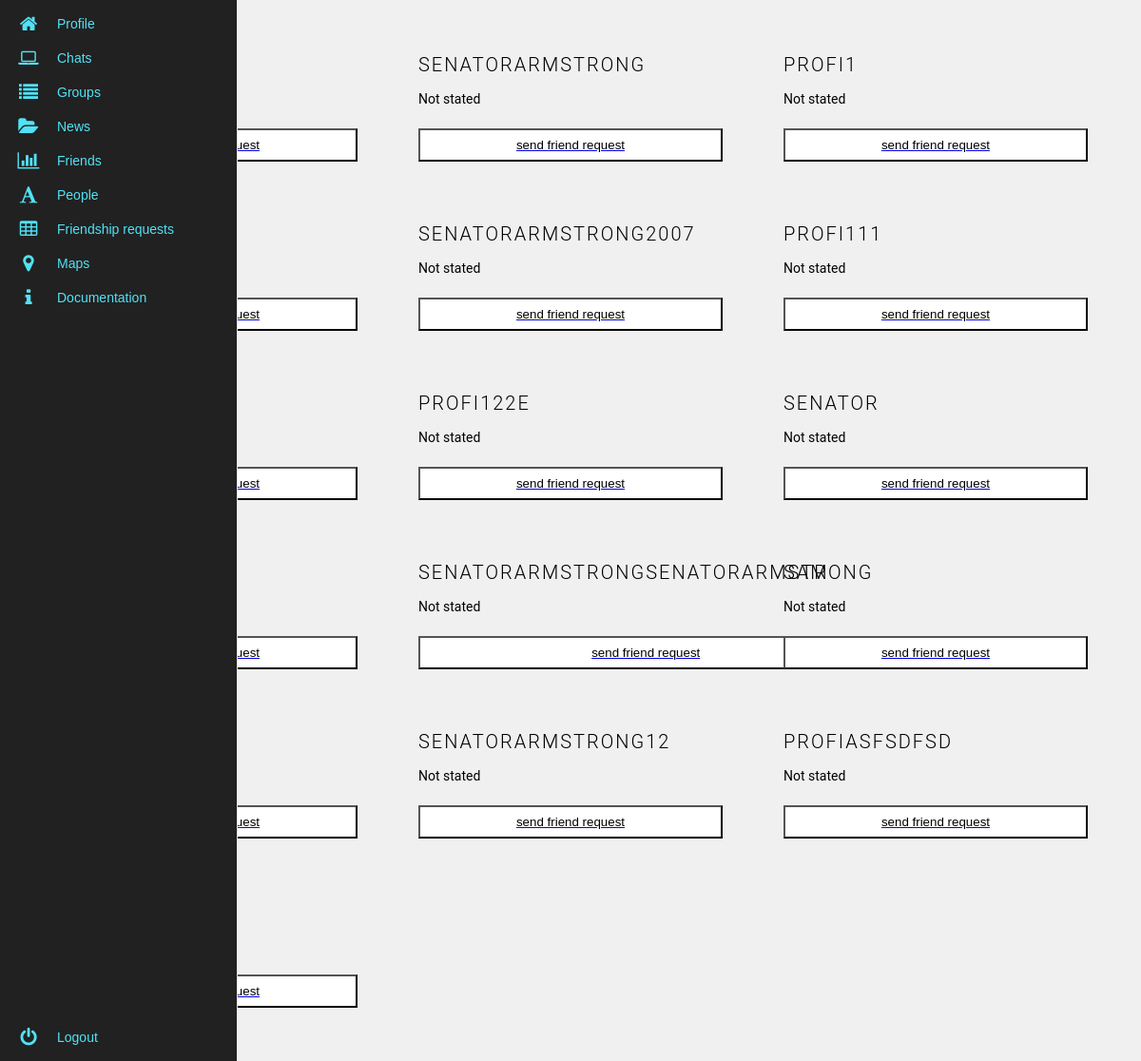
The app's page /friendship/all_users_list (signed in), older data.
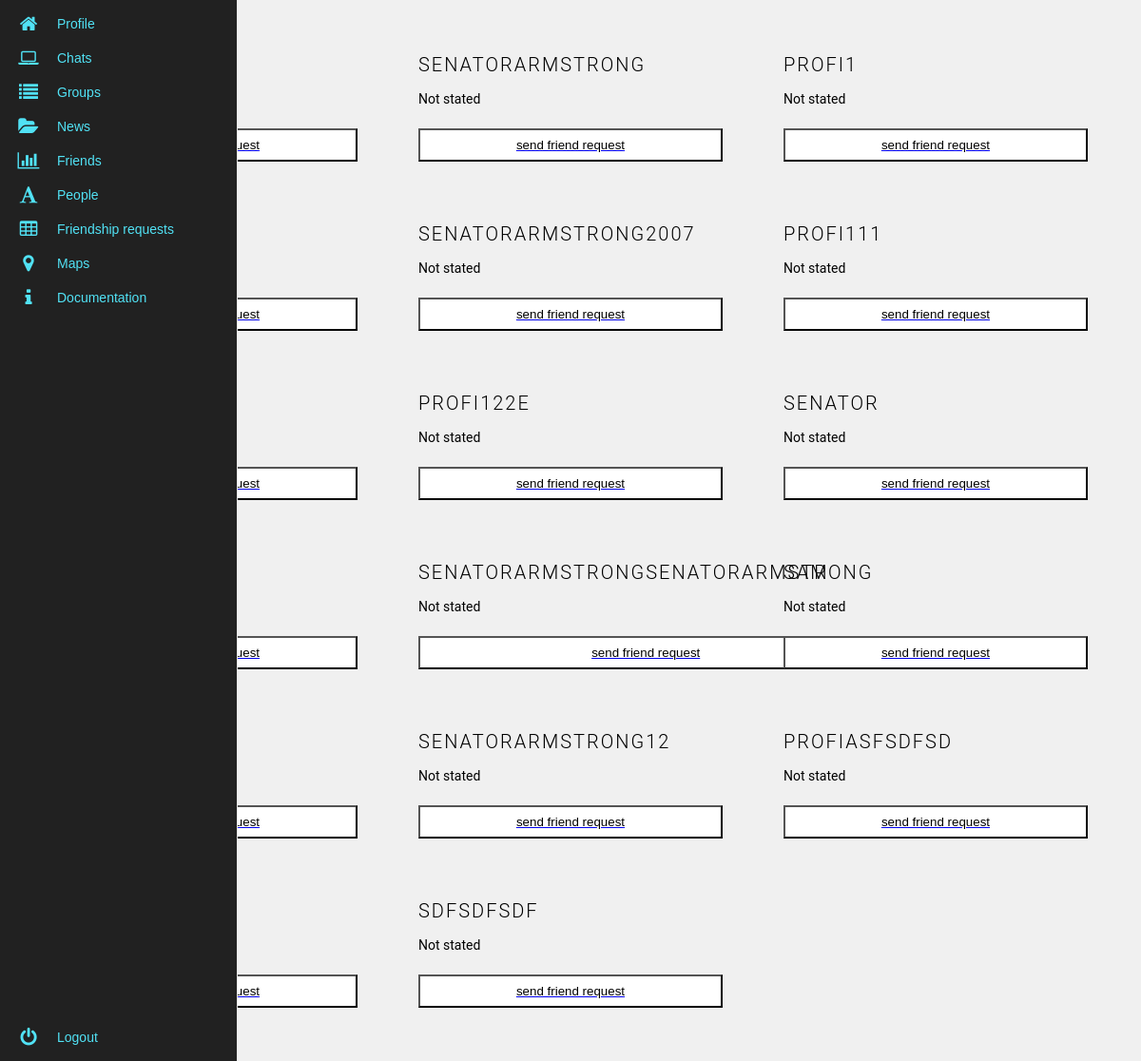
The same page, newer data.
### user/models.py (models this page shows, shortened)
class Person(AbstractUser):
    photo = models.ImageField(blank=True, upload_to='users/users_main_photos/',
                              default='users/users_main_photos/default.jpg')
    friends = models.ManyToManyField('self', blank=True, verbose_name='friends', related_name='fr', symmetrical=False)
    bio = models.TextField(max_length=200, default='Not stated', blank=True)
    status = models.CharField(max_length=20, blank=True, null=True)
    objects = UserManager()
    def profile_link(self):
        return reverse('user_profile', kwargs={'id': self.id})

### friendship/views.py (the view)
@login_required
def show_all_users(request):
    friends = request.user.friends.all()
    return render(request, 'users_list/all_users.html',
                  {'users': Person.objects.all().exclude(id=request.user.id), 'friends': friends})

### templates/users_list/all_users.html (shortened to what this page needs)
<!DOCTYPE html>
{% load static %}
<html lang="en">
<head>
    <link rel="stylesheet" href="{% static 'all_users.css' %}">
    <link rel="stylesheet" href="{% static 'sidebar.css' %}">
</head>
<body>
{% include 'interface/sidebar.html' %}
<ul class="cards">
    {% for user in users %}
    <li class="cards__item">
        <div class="card__content">
            <div class="card__title">{{user.username}}</div>
            <p class="card__text">{{user.bio}} </p>
            {% if user not in friends %}
            <a href="{% url 'friendship_add' id=user.id %} ">
                <button type="button" class="btn btn--block card__btn">Send Friend Request</button>
            </a>
           {% endif %}
        </div>
    </li>
{% endfor %}
</ul>
</body>

Row changes from the older to the newer data that the page shows:
added Person: username "SDFSDFSDF", bio "Not stated"
